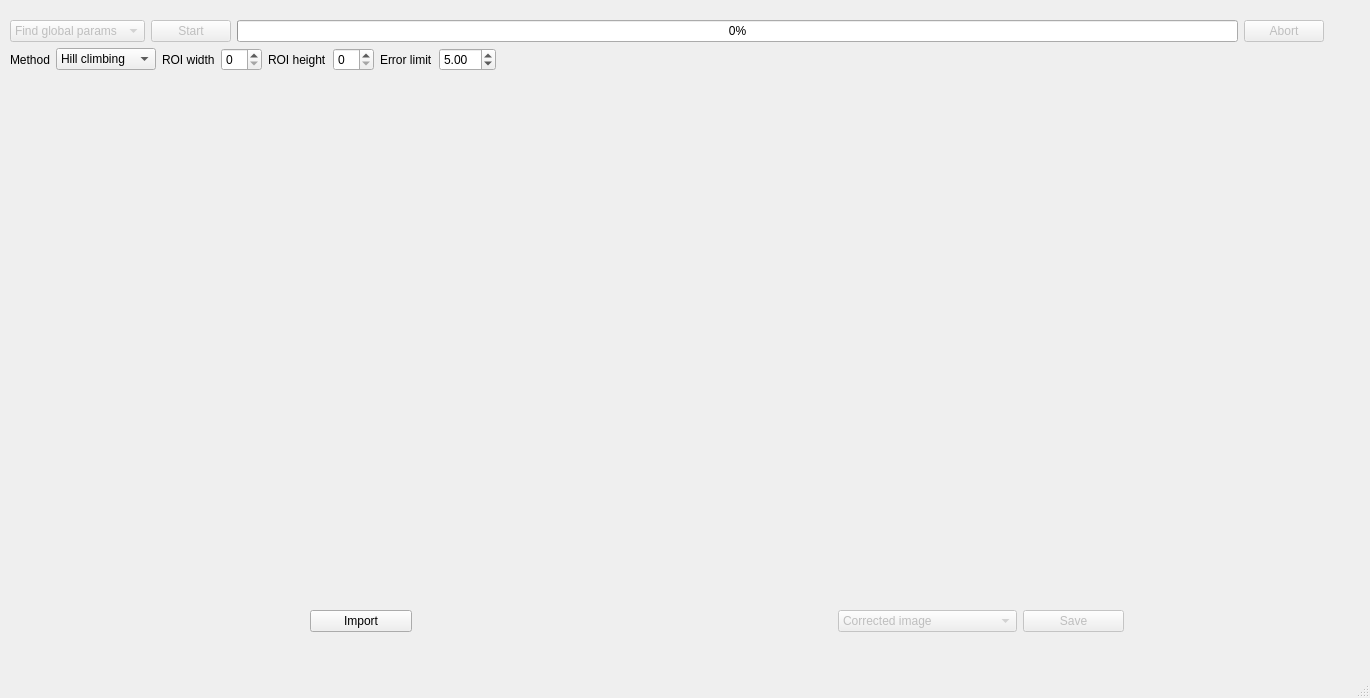
<?xml version="1.0" encoding="UTF-8"?>
<ui version="4.0">
 <class>MainWindow</class>
 <widget class="QMainWindow" name="MainWindow">
  <property name="geometry">
   <rect>
    <x>0</x>
    <y>0</y>
    <width>1370</width>
    <height>698</height>
   </rect>
  </property>
  <property name="windowTitle">
   <string>MainWindow</string>
  </property>
  <widget class="QWidget" name="centralwidget">
   <widget class="QWidget" name="layoutWidget">
    <property name="geometry">
     <rect>
      <x>0</x>
      <y>0</y>
      <width>1334</width>
      <height>642</height>
     </rect>
    </property>
    <layout class="QGridLayout" name="gridLayout">
     <property name="sizeConstraint">
      <enum>QLayout::SetNoConstraint</enum>
     </property>
     <property name="leftMargin">
      <number>10</number>
     </property>
     <property name="topMargin">
      <number>10</number>
     </property>
     <property name="rightMargin">
      <number>10</number>
     </property>
     <property name="bottomMargin">
      <number>10</number>
     </property>
     <item row="0" column="0">
      <layout class="QVBoxLayout" name="verticalLayout">
       <property name="topMargin">
        <number>10</number>
       </property>
       <property name="bottomMargin">
        <number>0</number>
       </property>
       <item>
        <layout class="QHBoxLayout" name="horizontalLayout_4">
         <property name="topMargin">
          <number>0</number>
         </property>
         <item>
          <widget class="QComboBox" name="inputCombo">
           <property name="enabled">
            <bool>false</bool>
           </property>
           <property name="minimumSize">
            <size>
             <width>120</width>
             <height>0</height>
            </size>
           </property>
           <item>
            <property name="text">
             <string>Find global params</string>
            </property>
           </item>
           <item>
            <property name="text">
             <string>Find forgeries</string>
            </property>
           </item>
          </widget>
         </item>
         <item>
          <widget class="QPushButton" name="start">
           <property name="enabled">
            <bool>false</bool>
           </property>
           <property name="text">
            <string>Start</string>
           </property>
          </widget>
         </item>
         <item>
          <widget class="QProgressBar" name="progressBar">
           <property name="value">
            <number>0</number>
           </property>
          </widget>
         </item>
         <item>
          <widget class="QPushButton" name="abort">
           <property name="enabled">
            <bool>false</bool>
           </property>
           <property name="text">
            <string>Abort</string>
           </property>
          </widget>
         </item>
        </layout>
       </item>
       <item>
        <layout class="QHBoxLayout" name="paramsLayout">
         <property name="bottomMargin">
          <number>20</number>
         </property>
         <item>
          <widget class="QLabel" name="methodLabel">
           <property name="sizePolicy">
            <sizepolicy hsizetype="Maximum" vsizetype="Preferred">
             <horstretch>0</horstretch>
             <verstretch>0</verstretch>
            </sizepolicy>
           </property>
           <property name="text">
            <string>Method</string>
           </property>
          </widget>
         </item>
         <item>
          <widget class="QComboBox" name="methodCombo">
           <property name="sizePolicy">
            <sizepolicy hsizetype="Minimum" vsizetype="Fixed">
             <horstretch>0</horstretch>
             <verstretch>0</verstretch>
            </sizepolicy>
           </property>
           <property name="minimumSize">
            <size>
             <width>100</width>
             <height>0</height>
            </size>
           </property>
           <item>
            <property name="text">
             <string>Hill climbing</string>
            </property>
           </item>
           <item>
            <property name="text">
             <string>Iterative</string>
            </property>
           </item>
          </widget>
         </item>
         <item>
          <widget class="QLabel" name="roiWidthLabel">
           <property name="text">
            <string>ROI width</string>
           </property>
          </widget>
         </item>
         <item>
          <widget class="QSpinBox" name="roiWidth"/>
         </item>
         <item>
          <widget class="QLabel" name="roiHeightLabel">
           <property name="text">
            <string>ROI height</string>
           </property>
          </widget>
         </item>
         <item>
          <widget class="QSpinBox" name="roiHeight"/>
         </item>
         <item>
          <widget class="QLabel" name="errorLimitLabel">
           <property name="text">
            <string>Error limit</string>
           </property>
          </widget>
         </item>
         <item>
          <widget class="QDoubleSpinBox" name="errorLimit">
           <property name="value">
            <double>5.000000000000000</double>
           </property>
          </widget>
         </item>
         <item>
          <spacer name="horizontalSpacer_4">
           <property name="orientation">
            <enum>Qt::Horizontal</enum>
           </property>
           <property name="sizeHint" stdset="0">
            <size>
             <width>40</width>
             <height>20</height>
            </size>
           </property>
          </spacer>
         </item>
        </layout>
       </item>
      </layout>
     </item>
     <item row="1" column="0">
      <layout class="QHBoxLayout" name="horizontalLayout">
       <property name="sizeConstraint">
        <enum>QLayout::SetNoConstraint</enum>
       </property>
       <item>
        <spacer name="horizontalSpacer_6">
         <property name="orientation">
          <enum>Qt::Horizontal</enum>
         </property>
         <property name="sizeHint" stdset="0">
          <size>
           <width>40</width>
           <height>20</height>
          </size>
         </property>
        </spacer>
       </item>
       <item>
        <widget class="QLabel" name="inputPic">
         <property name="minimumSize">
          <size>
           <width>500</width>
           <height>500</height>
          </size>
         </property>
         <property name="text">
          <string/>
         </property>
         <property name="textFormat">
          <enum>Qt::RichText</enum>
         </property>
        </widget>
       </item>
       <item>
        <spacer name="horizontalSpacer">
         <property name="orientation">
          <enum>Qt::Horizontal</enum>
         </property>
         <property name="sizeHint" stdset="0">
          <size>
           <width>40</width>
           <height>20</height>
          </size>
         </property>
        </spacer>
       </item>
       <item>
        <widget class="QLabel" name="outputPic">
         <property name="minimumSize">
          <size>
           <width>500</width>
           <height>500</height>
          </size>
         </property>
         <property name="text">
          <string/>
         </property>
         <property name="textFormat">
          <enum>Qt::RichText</enum>
         </property>
        </widget>
       </item>
       <item>
        <spacer name="horizontalSpacer_7">
         <property name="orientation">
          <enum>Qt::Horizontal</enum>
         </property>
         <property name="sizeHint" stdset="0">
          <size>
           <width>40</width>
           <height>20</height>
          </size>
         </property>
        </spacer>
       </item>
      </layout>
     </item>
     <item row="2" column="0">
      <layout class="QHBoxLayout" name="horizontalLayout_2">
       <property name="sizeConstraint">
        <enum>QLayout::SetNoConstraint</enum>
       </property>
       <item>
        <spacer name="horizontalSpacer_3">
         <property name="orientation">
          <enum>Qt::Horizontal</enum>
         </property>
         <property name="sizeType">
          <enum>QSizePolicy::Fixed</enum>
         </property>
         <property name="sizeHint" stdset="0">
          <size>
           <width>300</width>
           <height>20</height>
          </size>
         </property>
        </spacer>
       </item>
       <item>
        <widget class="QPushButton" name="load">
         <property name="text">
          <string>Import</string>
         </property>
        </widget>
       </item>
       <item>
        <spacer name="horizontalSpacer_2">
         <property name="orientation">
          <enum>Qt::Horizontal</enum>
         </property>
         <property name="sizeType">
          <enum>QSizePolicy::Fixed</enum>
         </property>
         <property name="sizeHint" stdset="0">
          <size>
           <width>420</width>
           <height>20</height>
          </size>
         </property>
        </spacer>
       </item>
       <item>
        <widget class="QComboBox" name="displayCombo">
         <property name="enabled">
          <bool>false</bool>
         </property>
         <property name="minimumSize">
          <size>
           <width>150</width>
           <height>0</height>
          </size>
         </property>
         <property name="editable">
          <bool>false</bool>
         </property>
         <property name="currentIndex">
          <number>0</number>
         </property>
         <item>
          <property name="text">
           <string>Corrected image</string>
          </property>
         </item>
         <item>
          <property name="text">
           <string>Blue channel displacement</string>
          </property>
         </item>
         <item>
          <property name="text">
           <string>Red channel displacement</string>
          </property>
         </item>
         <item>
          <property name="text">
           <string>Forgeries</string>
          </property>
         </item>
        </widget>
       </item>
       <item>
        <widget class="QPushButton" name="save">
         <property name="enabled">
          <bool>false</bool>
         </property>
         <property name="text">
          <string>Save</string>
         </property>
        </widget>
       </item>
       <item>
        <spacer name="horizontalSpacer_5">
         <property name="orientation">
          <enum>Qt::Horizontal</enum>
         </property>
         <property name="sizeType">
          <enum>QSizePolicy::Fixed</enum>
         </property>
         <property name="sizeHint" stdset="0">
          <size>
           <width>200</width>
           <height>20</height>
          </size>
         </property>
        </spacer>
       </item>
      </layout>
     </item>
    </layout>
   </widget>
  </widget>
  <widget class="QStatusBar" name="statusbar"/>
 </widget>
 <resources/>
 <connections/>
</ui>
